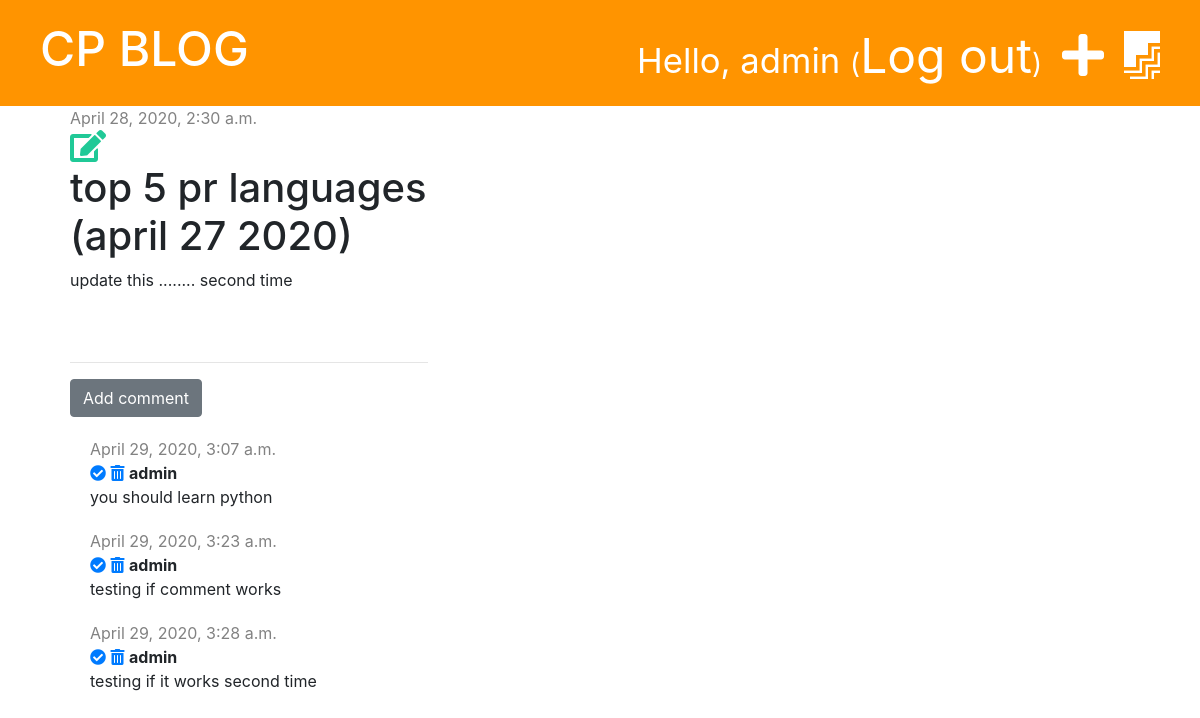
Before: /post/2/ (signed in) with the older database file.
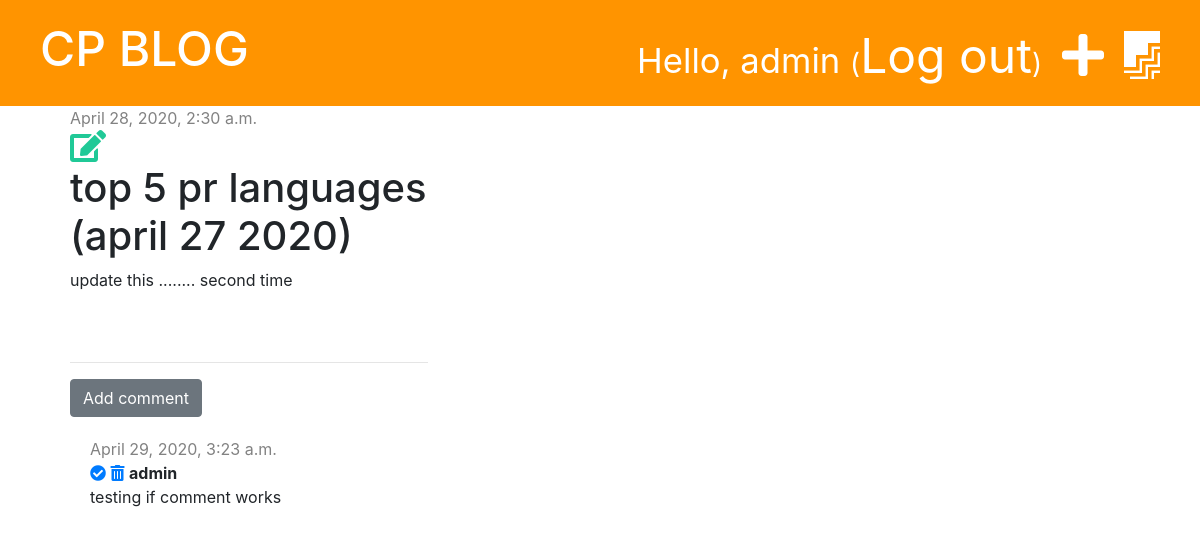
After: the same page with the newer database file.
### blog/models.py (models this page shows, shortened)
class Post(models.Model):
    author = models.ForeignKey('auth.User', on_delete=models.CASCADE)
    title = models.CharField(max_length=200)
    text = models.TextField()
    created_date = models.DateTimeField(default=timezone.now)
    published_date = models.DateTimeField(blank=True, null=True)

class Comment(models.Model):
    post = models.ForeignKey('blog.Post', on_delete=models.CASCADE, related_name='comments')
    author = models.CharField(max_length=200)
    text = models.TextField()
    created_date = models.DateTimeField(default=timezone.now)
    approved = models.BooleanField(default=False)

### blog/views.py (the view)
# urls.py: path('post/<int:pk>/', views.post_detail, name='post_detail'),
def post_detail(request, pk):
    post = get_object_or_404(Post, pk=pk)
    stuff_for_frontend = {'post': post}
    return render(request, 'blog/post_detail.html', stuff_for_frontend)

### blog/templates/blog/post_detail.html (shortened to what this page needs)
{% extends 'blog/base.html' %}
{% block content %}
    <div class="post">
        {% if post.published_date %}
            <div class="date">
                {{ post.published_date }}
            </div>
            {% else %}
            <a href="{% url 'post_publish' pk=post.pk %}" class="btn btn-primary">Publish</a>
        {% endif %}
    {% if user.is_authenticated %}
        <a href="{% url 'post_edit' pk=post.pk %}"><i class="fas fa-edit fa-2x" style="color: #20c997;"></i></a>
    {% endif %}
        <h1>{{ post.title }}</h1>
        <p>{{ post.text | linebreaksbr }}</p>
    </div>
    <hr>
    <a href="{% url 'add_comment_to_post' pk=post.pk %}" class="btn btn-secondary">Add comment</a>
    {% for comment in post.comments.all %}
        {% if user.is_authenticated or comment.approved %}
            <div class="comment">
                <div class="date">
                    {{ comment.created_date }}
                </div>
                {% if not comment.approved and user.is_superuser %}
                    <a href="{% url 'comment_approve' pk=comment.pk %}"><i class="fas fa-check-circle"></i></a>
                    <a href="{% url 'comment_remove' pk=comment.pk %}"><i class="fas fa-trash-alt"></i></a>
                {% endif %}
                <strong>{{ comment.author }}</strong>
                <p>{{ comment.text }}</p>
            </div>
        {% endif %}
        {% empty %}
        <p>No comments yet...</p>
    {% endfor %}
{% endblock %}

### blog/templates/blog/base.html (shortened to what this page needs)
{% load static %}
<!DOCTYPE html>
<html lang="en">
<head>
    <link rel="stylesheet" href="https://stackpath.bootstrapcdn.com/bootstrap/4.4.1/css/bootstrap.min.css">
    <link rel="stylesheet" href="{% static 'css/blog.css' %}">
    <link rel="stylesheet" href="https://use.fontawesome.com/releases/v5.13.0/css/all.css">
</head>
<body>
<div class="page-header">
    {% if user.is_authenticated %}
        <a href="{% url 'post_draft_list' %}" class="top-menu"><i class="fab fa-firstdraft"></i></a>
        <a href="{% url 'post_new' %}" class="top-menu"><i class="fas fa-plus"></i></a>
        <p class="top-menu">Hello, {{ user.username }} <small>(<a href="{% url 'logout' %}">Log out</a>)</small></p>
    {% else %}
        <a href="{% url 'login' %}" class="top-menu"><i class="fas fa-sign-in-alt"></i></a>
    {% endif %}
    <h1><a href="/">CP BLOG</a></h1>
</div>
<div class="content container">
    <div class="row">
        <div class="col-md-8">
            {% block content %}
            {% endblock %}
        </div>
    </div>
</div>
</body>
</html>

### blog/static/css/blog.css (style rules this page uses)
.page-header { background-color: #ff9400; margin-top: 0; padding: 20px 20px 20px 40px; }
.page-header h1, .page-header a { color: #ffffff; font-size: 36pt; text-decoration: none; }
.content { margin-left: 40px; }
.date { color: #828282; }
.post { margin-bottom: 70px; }
.top-menu { color: #ffffff; float: right; font-size: 26pt; margin-right: 20px; }
.comment { margin: 20px 0px 20px 20px; }

Changed rows visible on the page:
removed Comment: created_date "April 29, 2020, 3:07 a.m.", approved False (drawn), author "admin", text "you should learn python"
removed Comment: created_date "April 29, 2020, 3:28 a.m.", approved False (drawn), author "admin", text "testing if it works second time"
